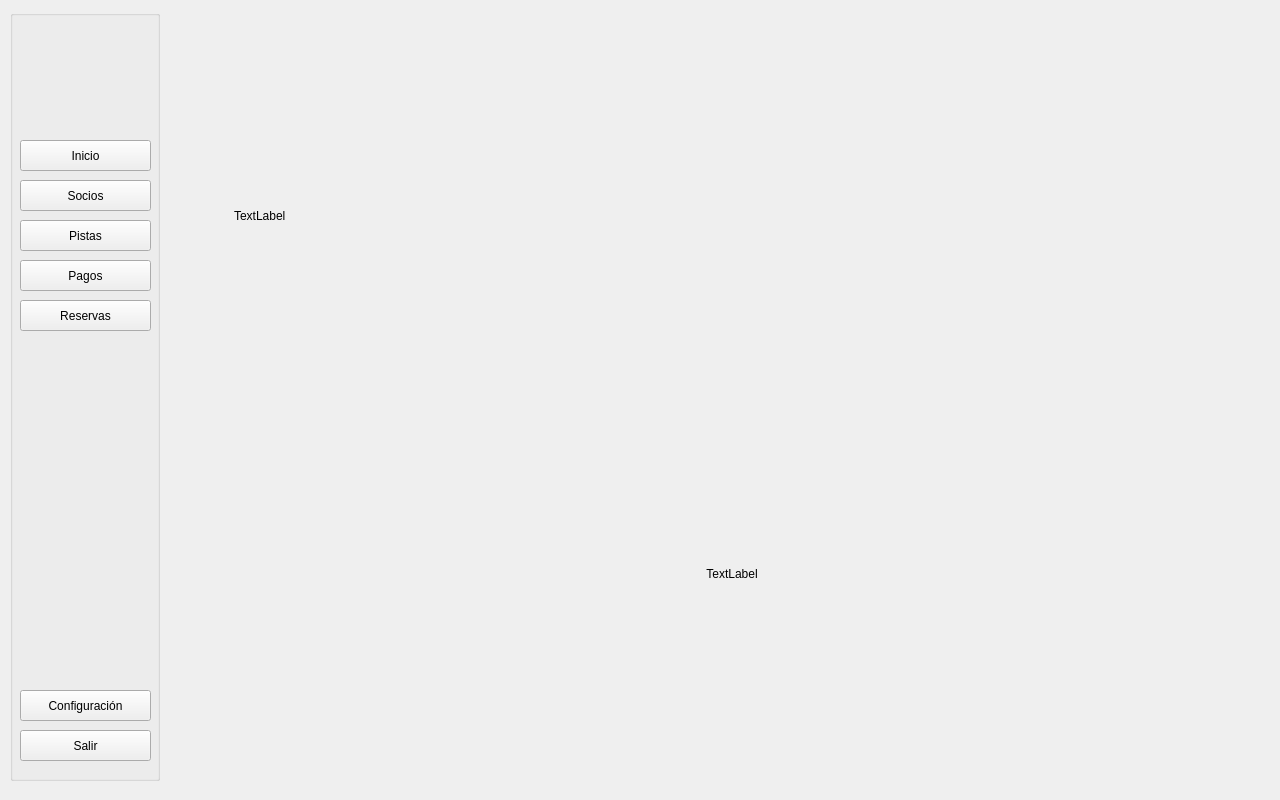
<?xml version="1.0" encoding="UTF-8"?>
<ui version="4.0">
 <class>MainWindow</class>
 <widget class="QMainWindow" name="MainWindow">
  <property name="windowModality">
   <enum>Qt::ApplicationModal</enum>
  </property>
  <property name="geometry">
   <rect>
    <x>0</x>
    <y>0</y>
    <width>1280</width>
    <height>800</height>
   </rect>
  </property>
  <property name="contextMenuPolicy">
   <enum>Qt::NoContextMenu</enum>
  </property>
  <property name="windowTitle">
   <string>Club de Pádel</string>
  </property>
  <widget class="QWidget" name="centralwidget">
   <widget class="QGroupBox" name="groupBox">
    <property name="geometry">
     <rect>
      <x>10</x>
      <y>10</y>
      <width>150</width>
      <height>771</height>
     </rect>
    </property>
    <property name="title">
     <string/>
    </property>
    <widget class="QPushButton" name="btn_inicio">
     <property name="geometry">
      <rect>
       <x>10</x>
       <y>130</y>
       <width>131</width>
       <height>31</height>
      </rect>
     </property>
     <property name="text">
      <string>Inicio</string>
     </property>
     <property name="iconSize">
      <size>
       <width>16</width>
       <height>16</height>
      </size>
     </property>
     <property name="flat">
      <bool>false</bool>
     </property>
    </widget>
    <widget class="QPushButton" name="btn_socios">
     <property name="geometry">
      <rect>
       <x>10</x>
       <y>170</y>
       <width>131</width>
       <height>31</height>
      </rect>
     </property>
     <property name="text">
      <string>Socios</string>
     </property>
    </widget>
    <widget class="QPushButton" name="btn_pistas">
     <property name="geometry">
      <rect>
       <x>10</x>
       <y>210</y>
       <width>131</width>
       <height>31</height>
      </rect>
     </property>
     <property name="text">
      <string>Pistas</string>
     </property>
    </widget>
    <widget class="QPushButton" name="btn_pagos">
     <property name="geometry">
      <rect>
       <x>10</x>
       <y>250</y>
       <width>131</width>
       <height>31</height>
      </rect>
     </property>
     <property name="text">
      <string>Pagos</string>
     </property>
    </widget>
    <widget class="QPushButton" name="btn_reservas">
     <property name="geometry">
      <rect>
       <x>10</x>
       <y>290</y>
       <width>131</width>
       <height>31</height>
      </rect>
     </property>
     <property name="text">
      <string>Reservas</string>
     </property>
    </widget>
    <widget class="QPushButton" name="btn_salir">
     <property name="geometry">
      <rect>
       <x>10</x>
       <y>720</y>
       <width>131</width>
       <height>31</height>
      </rect>
     </property>
     <property name="text">
      <string>Salir</string>
     </property>
     <property name="iconSize">
      <size>
       <width>24</width>
       <height>24</height>
      </size>
     </property>
    </widget>
    <widget class="QPushButton" name="btn_configuracion">
     <property name="geometry">
      <rect>
       <x>10</x>
       <y>680</y>
       <width>131</width>
       <height>31</height>
      </rect>
     </property>
     <property name="text">
      <string>Configuración</string>
     </property>
    </widget>
   </widget>
   <widget class="QStackedWidget" name="stackedWidget">
    <property name="geometry">
     <rect>
      <x>180</x>
      <y>10</y>
      <width>1080</width>
      <height>770</height>
     </rect>
    </property>
    <property name="currentIndex">
     <number>0</number>
    </property>
    <widget class="QWidget" name="page_inicio">
     <layout class="QVBoxLayout" name="verticalLayout">
      <property name="leftMargin">
       <number>54</number>
      </property>
      <property name="topMargin">
       <number>30</number>
      </property>
      <property name="rightMargin">
       <number>30</number>
      </property>
      <property name="bottomMargin">
       <number>30</number>
      </property>
      <item>
       <widget class="QLabel" name="lbl_bienvenido">
        <property name="text">
         <string>TextLabel</string>
        </property>
       </widget>
      </item>
      <item>
       <widget class="QLabel" name="lbl_imagen">
        <property name="text">
         <string>TextLabel</string>
        </property>
        <property name="scaledContents">
         <bool>false</bool>
        </property>
        <property name="alignment">
         <set>Qt::AlignCenter</set>
        </property>
       </widget>
      </item>
     </layout>
    </widget>
    <widget class="QWidget" name="page_socios"/>
    <widget class="QWidget" name="page_pistas"/>
    <widget class="QWidget" name="page_pagos"/>
    <widget class="QWidget" name="page_reservas"/>
   </widget>
  </widget>
 </widget>
 <resources/>
 <connections/>
</ui>
